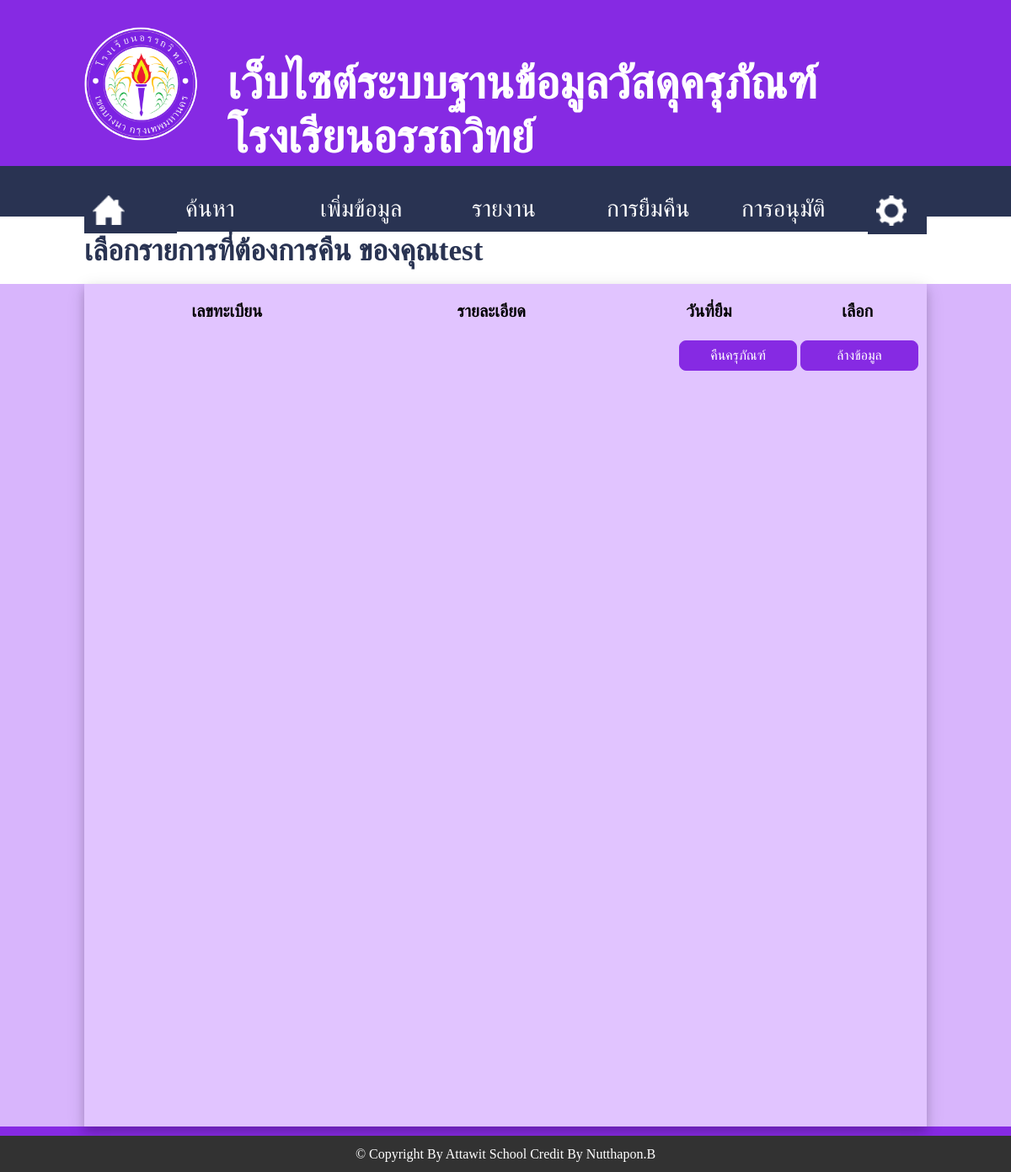
The app's page /return_mda.php (signed in), older data.
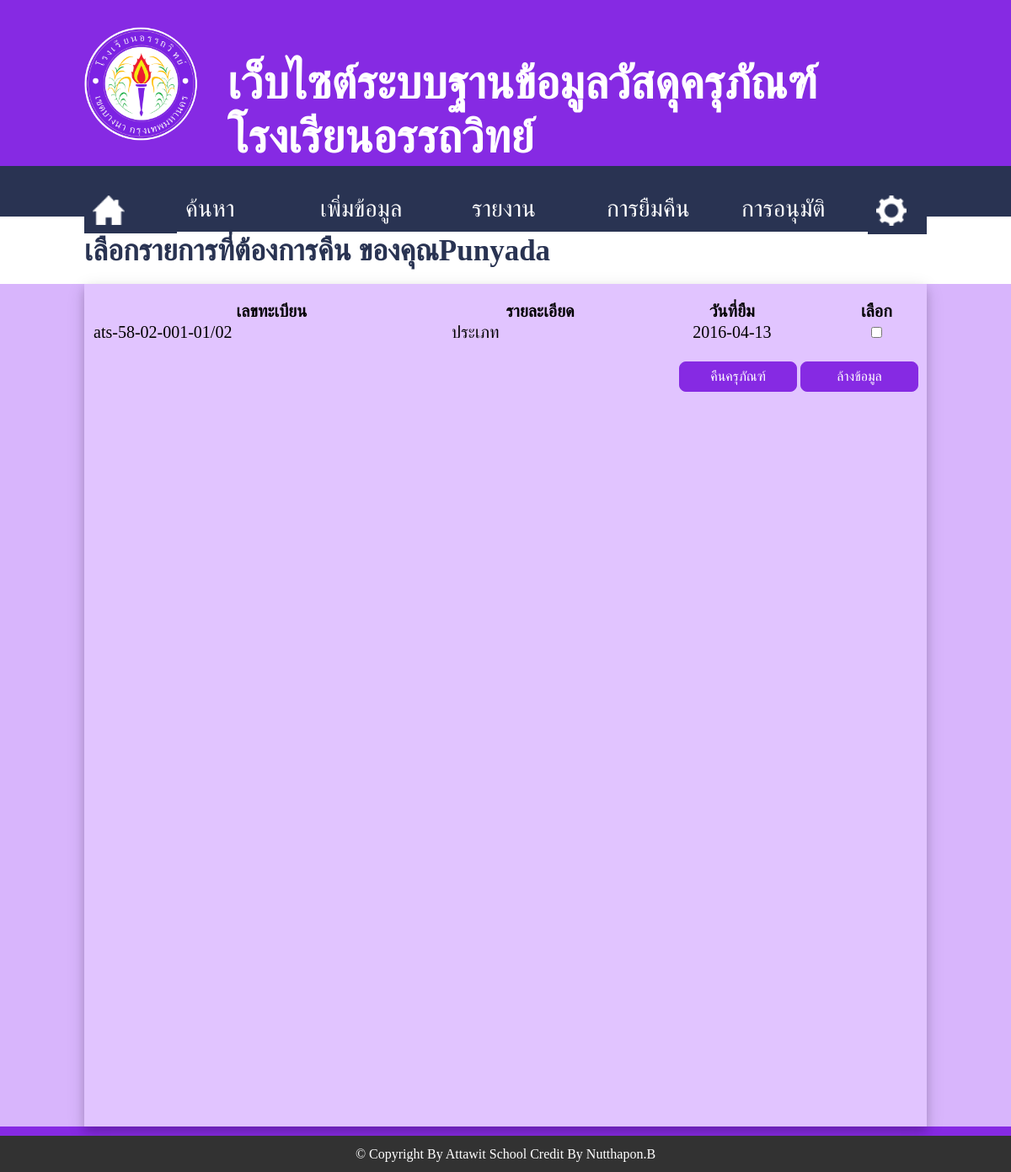
The same page, newer data.
### tables this page shows
CREATE TABLE `lent_return` (
  `id` int(11) NOT NULL auto_increment,
  `id_data_mda` int(11) NOT NULL,
  `id_mda` varchar(25) NOT NULL,
  `name_mda` varchar(1000) NOT NULL,
  `user_id` int(11) NOT NULL,
  `name_user` varchar(50) NOT NULL,
  `date_lent` varchar(20) NOT NULL,
  `date_return` varchar(20) default NULL,
  `year` varchar(10) NOT NULL,
  `status` int(11) NOT NULL default '0',
  PRIMARY KEY  (`id`)
);

### popup.php (the view, shortened to what this page needs)
<html>
<head>
	<link rel="stylesheet" href="style.css">
</head>
<body>
</body>
</html>

### return_mda.php (shortened to what this page needs)
<?php
include('popup.php');
?>
<html>
<head>
	<link rel="stylesheet" href="style.css">
	<link rel="stylesheet" href="jquery.dataTables.min.css" />
</head>
<body id="barcode">
<form name="form1" action="#popupReturn" method="POST">
	<div style='width:100%; height:180px;'>
		<div style='width:1000px; heigth:100%; margin:auto; padding-top:1%;'>
			<div style='width:15%; heigth:100%; float:left;'>
				<img src='image/logo_ats.png' style="margin-top:20px;" width='90%'>
			</div>
			<div style='width:83%; heigth:100%; float:left; padding-left:2%;'>
				<h1 style="margin-top:55px;">เว็บไซต์ระบบฐานข้อมูลวัสดุครุภัณฑ์โรงเรียนอรรถวิทย์
				</h1>
			</div>
		</div>
	</div>
	<div style='width:100%; height:60px; background:#293352;'>
		<div style='width:1000px; heigth:100%; margin:auto; margin-top:17px; padding-top:12px;'>
			<div id="sMenu" style="width:90px; heigth:100%; float:left;">
				<a href="main_finance.php">
					<div><img src="image/home.png" width="38"></div>
				</a>
			</div>
			<div class="dropdown" style="width:160px; heigth:100%; float:left;">
				<a href="search_mda.php">
					<div class="dropbtn">ค้นหา</div>
				</a>
			</div>
			<a href="add_mda.php">
				<div id="sMenu" style="width:160px; heigth:100%; float:left;">
					<div>เพิ่มข้อมูล</div>
				</div>
			</a>
			<div class="dropdown" style="width:160px; heigth:100%; float:left;">
				<div class="dropbtn">รายงาน</div>
			</div>
			<div class="dropdown" style="width:160px; heigth:100%; float:left;">
				<div class="dropbtn">การยืมคืน</div>
			</div>
			<a href="">
				<div id="sMenu" style="width:140px; heigth:100%; float:left;">
					<div>การอนุมัติ</div>
				</div>
			</a>
			<a href="">
				<div id="sMenu" style="width:50px; heigth:105%; float:left;">
					<div><img src="image/pass.png" width="36"></div>
				</div>
			</a>
		</div>
	</div>
	<div style='width:100%; height:80px; margin-top:-29px; background:#ffffff;'>
		<div style='width:1000px; height:100%; margin:auto; background:#ffffff;'>
			<h2>เลือกรายการที่ต้องการคืน ของคุณ<?php echo $_SESSION['name_user']; ?></h2>
		</div>
	</div>
	<div style='width:100%; height:1000px; background:#d8b5fc;'>
		<div style='width:980px; height:980px; padding-top:20px; padding-left:10px; padding-right:10px; background:#e1c4ff; margin:auto; box-shadow: 0 6px 10px 0 rgba(0, 0, 0, 0.14), 0 6px 20px 0 rgba(0, 0, 0, 0.14);'>
			<table id="example" class="display" style="font-size: 20px;" cellspacing="0" width="100%">
		        <thead>
		            <tr>
		                <th>เลขทะเบียน</th>
		                <th>รายละเอียด</th>
		                <th>วันที่ยืม</th>
		                <th>เลือก</th>
		            </tr>
		        </thead>
		        <tfoot>
		            <tr>
		                <th></th>
		                <th></th>
		                <th></th>
		                <th></th>
		            </tr>
		        </tfoot>
		        <tbody>
		        	<?php
		        	$user_id = $_SESSION['id'];
		        	$sql = "SELECT * FROM lent_return WHERE user_id = $user_id AND status != 1";
		        	$query = mysql_query($sql);
		        	while ($data = mysql_fetch_array($query)) {
		        		echo "
		        		<tr>
			                <td>".$data['id_mda']."</td>
			                <td>".$data['name_mda']."</td>
			                <td><center>".$data['date_lent']."</center></td>
			                <td><center><input type='checkbox' name='check[]' value=".$data['id']."></center></td>
			            </tr>";
		        	}
		        	 ?>
		        </tbody>
		    </table>
			<div style="width:100%; height:50px; margin-right:50px; margin-top:20px; text-align: right;">
				<input id="bt3" type="submit" name="submit" class="textbox" value="คืนครุภัณฑ์">
				<input id="bt3" type="reset" name="reset" class="textbox" value="ล้างข้อมูล">
			</div>
		</div>
	</div>
	</form>
	<div style="background:#323232; width:100%; height:30px; text-align: center; padding-top: 13px;">
		<font color="#ffffff">&copy Copyright By Attawit School Credit By Nutthapon.B</font>
	</div>
</body>
</html>

Row changes from the older to the newer data that the page shows:
added lent_return: id_mda "ats-58-02-001-01/02", name_mda "ประเภท", date_lent "2016-04-13"
Text that changed along with them:
$_SESSION['name_user']: "test" → "Punyada"
